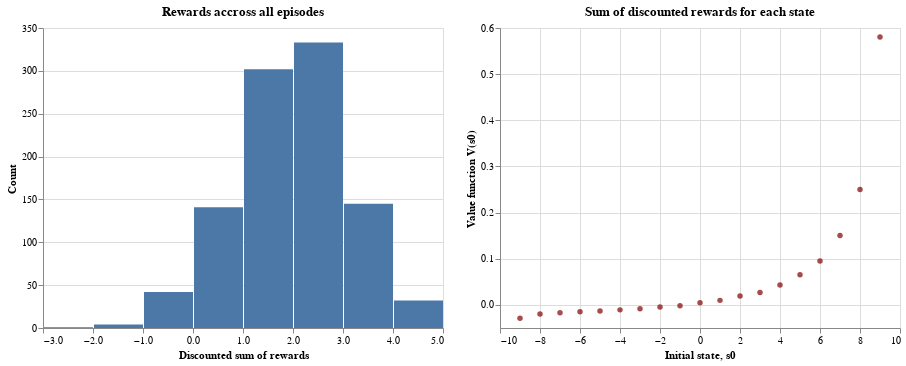

Source (notebook cell):
### Code cell
# Figures 2.2 and 2.3
driver.plot_fig_2_2(right_value_functions) | driver.plot_fig_2_3(right_policy_summary)

### Figure 1 — Vega-Lite specification as saved in the notebook (floating-point values rounded to 4 significant figures; data arrays with more than 128 entries replaced by an {"elided": "..."} marker saying what was removed)
{"config": {"view": {"continuousWidth": 400, "continuousHeight": 300}}, "hconcat": [{"data": {"name": "data-2b24408228c629ad422e957ef6016558"}, "mark": "bar", "encoding": {"x": {"bin": true, "field": "beta^t_reward", "title": "Discounted sum of rewards", "type": "quantitative"}, "y": {"aggregate": "count", "title": "Count", "type": "quantitative"}}, "title": "Rewards accross all episodes"}, {"data": {"name": "data-ee3e2831f5bed5cf108021a495e98265"}, "mark": {"type": "circle", "color": "maroon"}, "encoding": {"x": {"field": "initial_state", "title": "Initial state, s0", "type": "quantitative"}, "y": {"field": "mean", "title": "Value function V(s0)", "type": "quantitative"}}, "title": "Sum of discounted rewards for each state"}], "$schema": "https://vega.github.io/schema/vega-lite/v4.17.0.json", "datasets": {"data-2b24408228c629ad422e957ef6016558": {"elided": "1000 records"}, "data-ee3e2831f5bed5cf108021a495e98265": [{"initial_state": -9, "count": 1000, "mean": -0.02882, "std": 0.1468, "min": -1.0, "1%": -0.9604, "5%": -0.049, "10%": -0.04802, "25%": -0.04341, "50%": -0.03768, "75%": -0.03206, "90%": -0.02673, "95%": -0.0232, "99%": 0.6158, "max": 0.6951}, {"initial_state": -8, "count": 1000, "mean": -0.01955, "std": 0.1199, "min": -0.98, "1%": -0.05, "5%": -0.049, "10%": -0.04802, "25%": -0.04341, "50%": -0.03768, "75%": -0.03206, "90%": -0.02727, "95%": -0.02368, "99%": 0.6283, "max": 0.7093}, {"initial_state": -7, "count": 1000, "mean": -0.01705, "std": 0.1169, "min": -0.9604, "1%": -0.05, "5%": -0.049, "10%": -0.04802, "25%": -0.04341, "50%": -0.03768, "75%": -0.03271, "90%": -0.02783, "95%": -0.02368, "99%": 0.6412, "max": 0.7238}, {"initial_state": -6, "count": 1000, "mean": -0.01485, "std": 0.1237, "min": -0.9412, "1%": -0.05, "5%": -0.049, "10%": -0.04802, "25%": -0.04429, "50%": -0.03845, "75%": -0.03338, "90%": -0.0284, "95%": -0.02416, "99%": 0.6543, "max": 0.7386}, {"initial_state": -5, "count": 1000, "mean": -0.0132, "std": 0.1303, "min": -0.8171, "1%": -0.05, "5%": -0.049, "10%": -0.04802, "25%": -0.04429, "50%": -0.03924, "75%": -0.03406, "90%": -0.02898, "95%": -0.02465, "99%": 0.6676, "max": 0.7536}, {"initial_state": -4, "count": 1000, "mean": -0.01071, "std": 0.1401, "min": -0.8007, "1%": -0.05, "5%": -0.049, "10%": -0.04802, "25%": -0.0452, "50%": -0.04004, "75%": -0.03476, "90%": -0.03017, "95%": -0.0238, "99%": 0.7093, "max": 0.769}, {"initial_state": -3, "count": 1000, "mean": -0.008238, "std": 0.1488, "min": -0.05, "1%": -0.05, "5%": -0.049, "10%": -0.04802, "25%": -0.0452, "50%": -0.04085, "75%": -0.03619, "90%": -0.03079, "95%": -0.02465, "99%": 0.7238, "max": 0.7847}, {"initial_state": -2, "count": 1000, "mean": -0.004648, "std": 0.1605, "min": -0.05, "1%": -0.05, "5%": -0.05, "10%": -0.049, "25%": -0.04612, "50%": -0.04169, "75%": -0.03693, "90%": -0.03142, "95%": 0.4632, "99%": 0.769, "max": 0.8007}, {"initial_state": -1, "count": 1000, "mean": -0.00163, "std": 0.1697, "min": -0.05, "1%": -0.05, "5%": -0.05, "10%": -0.049, "25%": -0.04612, "50%": -0.04169, "75%": -0.03768, "90%": -0.03206, "95%": 0.5715, "99%": 0.7847, "max": 0.8171}, {"initial_state": 0, "count": 1000, "mean": 0.004508, "std": 0.1867, "min": -0.05, "1%": -0.05, "5%": -0.05, "10%": -0.049, "25%": -0.04612, "50%": -0.04254, "75%": -0.03845, "90%": -0.03271, "95%": 0.6812, "99%": 0.8007, "max": 0.8337}, {"initial_state": 1, "count": 1000, "mean": 0.009862, "std": 0.2002, "min": -0.05, "1%": -0.05, "5%": -0.05, "10%": -0.049, "25%": -0.04706, "50%": -0.04341, "75%": -0.03924, "90%": -0.03271, "95%": 0.7238, "99%": 0.8171, "max": 0.8508}, {"initial_state": 2, "count": 1000, "mean": 0.01926, "std": 0.2214, "min": -0.05, "1%": -0.05, "5%": -0.05, "10%": -0.049, "25%": -0.04706, "50%": -0.04429, "75%": -0.04004, "90%": -0.03406, "95%": 0.769, "99%": 0.8681, "max": 0.8681}, {"initial_state": 3, "count": 1000, "mean": 0.02699, "std": 0.237, "min": -0.05, "1%": -0.05, "5%": -0.05, "10%": -0.049, "25%": -0.04802, "50%": -0.0452, "75%": -0.04085, "90%": -0.03406, "95%": 0.8171, "99%": 0.8858, "max": 0.8858}, {"initial_state": 4, "count": 1000, "mean": 0.04326, "std": 0.2662, "min": -0.05, "1%": -0.05, "5%": -0.05, "10%": -0.05, "25%": -0.04802, "50%": -0.04612, "75%": -0.04169, "90%": 0.5635, "95%": 0.8681, "99%": 0.9039, "max": 0.9039}, {"initial_state": 5, "count": 1000, "mean": 0.06531, "std": 0.2998, "min": -0.05, "1%": -0.05, "5%": -0.05, "10%": -0.05, "25%": -0.04802, "50%": -0.04612, "75%": -0.04254, "90%": 0.8171, "95%": 0.8858, "99%": 0.9224, "max": 0.9224}, {"initial_state": 6, "count": 1000, "mean": 0.09525, "std": 0.3378, "min": -0.05, "1%": -0.05, "5%": -0.05, "10%": -0.05, "25%": -0.049, "50%": -0.04706, "75%": -0.04341, "90%": 0.9039, "95%": 0.9412, "99%": 0.9412, "max": 0.9412}, {"initial_state": 7, "count": 1000, "mean": 0.1502, "std": 0.3923, "min": -0.05, "1%": -0.05, "5%": -0.05, "10%": -0.05, "25%": -0.049, "50%": -0.04802, "75%": -0.04254, "90%": 0.9604, "95%": 0.9604, "99%": 0.9604, "max": 0.9604}, {"initial_state": 8, "count": 1000, "mean": 0.2502, "std": 0.4591, "min": -0.05, "1%": -0.05, "5%": -0.05, "10%": -0.05, "25%": -0.05, "50%": -0.04802, "75%": 0.9039, "90%": 0.98, "95%": 0.98, "99%": 0.98, "max": 0.98}, {"initial_state": 9, "count": 1000, "mean": 0.5804, "std": 0.5066, "min": -0.05, "1%": -0.05, "5%": -0.05, "10%": -0.05, "25%": -0.04802, "50%": 0.9604, "75%": 1.0, "90%": 1.0, "95%": 1.0, "99%": 1.0, "max": 1.0}]}}
